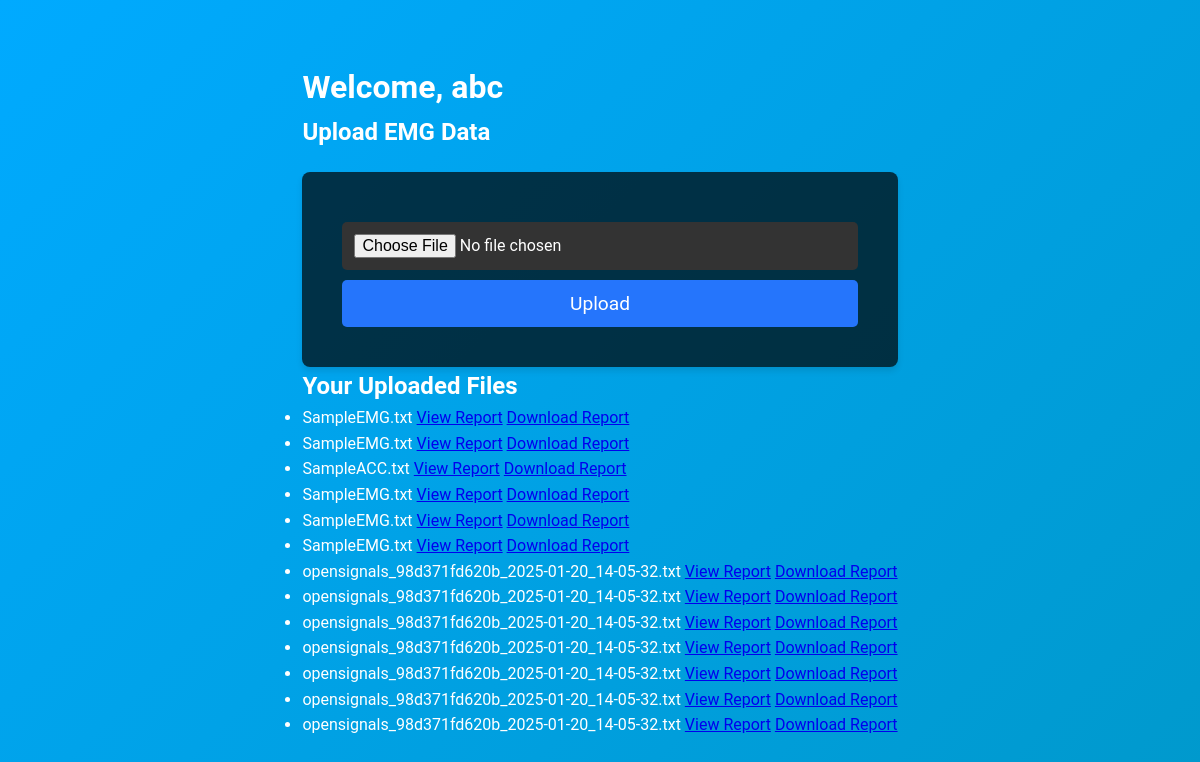
/user_dashboard (signed in), run on the app's committed database.
### app.py (models this page shows)
class User(db.Model):
    id = db.Column(db.Integer, primary_key=True)
    username = db.Column(db.String(150), unique=True, nullable=False)
    password = db.Column(db.String(150), nullable=False)
    files = db.relationship('File', backref='owner', lazy=True)

class File(db.Model):
    id = db.Column(db.Integer, primary_key=True)
    filename = db.Column(db.String(150), nullable=False)
    user_id = db.Column(db.Integer, db.ForeignKey('user.id'), nullable=False)
    chart_path = db.Column(db.String(255), nullable=True)
    result_url = db.Column(db.String(255), nullable=True)

### app.py (the view)
@app.route('/user_dashboard')
@login_required
def user_dashboard():
    user = User.query.get(session['user_id'])
    files = File.query.filter_by(user_id=user.id).all()
    return render_template('user_dashboard.html', user=user, files=files)

### app.py (called while the page is built)
def login_required(f):
    @wraps(f)
    def decorated_function(*args, **kwargs):
        if 'user_id' not in session:
            flash('You must be logged in to access this page.', 'warning')
            return redirect(url_for('login'))
        return f(*args, **kwargs)
    return decorated_function

### templates/user_dashboard.html (shortened to what this page needs)
<!DOCTYPE html>
<html lang="en">
<head>
    <link rel="stylesheet" href="{{ url_for('static', filename='css/styles.css') }}">
</head>
<body>
    <div class="dashboard-container">
        <h1>Welcome, {{ user.username }}</h1>
        <div class="file-upload">
            <h2>Upload EMG Data</h2>
            <form id="uploadForm" method="POST" action="{{ url_for('upload_file') }}" enctype="multipart/form-data">
                <input type="file" name="file" id="fileInput" accept=".txt" required />
                <button type="submit">Upload</button>
            </form>
        </div>
        <div class="file-history">
            <h2>Your Uploaded Files</h2>
            <ul>
                {% for file in files %}
                <li>
                    {{ file.filename }}
                    <a href="{{ file.result_url }}" class="btn btn-primary">View Report</a>
                    <a href="{{ url_for('download_pdf') }}" class="btn btn-secondary">Download Report</a>
                </li>
                {% endfor %}
            </ul>
        </div>
    </div>
</body>
</html>

### static/css/styles.css (style rules this page uses)
* { margin: 0; padding: 0; box-sizing: border-box; font-family: 'Roboto', sans-serif; }
body { background: linear-gradient(135deg, #6a11cb 0%, #2575fc 100%); color: #fff; font-size: 16px; line-height: 1.6; }
form { background: rgba(0, 0, 0, 0.7); padding: 40px; margin-top: 20px; border-radius: 8px; box-shadow: 0 4px 6px rgba(0, 0, 0, 0.1); }
form input[type="text"], form input[type="password"], form input[type="email"], form input[type="file"] { width: 100%; padding: 12px; margin: 10px 0; border: none; border-radius: 5px; background: #333; color: #fff; font-size: 1em; transition: background 0.3s ease; }
form button { background: #2575fc; color: #fff; padding: 12px 20px; border: none; border-radius: 5px; cursor: pointer; font-size: 1.2em; width: 100%; transition: background 0.3s ease; }
input[type="file"] { padding: 12px; background: #6a11cb; cursor: pointer; color: #fff; border-radius: 5px; width: auto; margin-top: 10px; }
body { font-family: 'Roboto', sans-serif; margin: 0; padding: 0; background: linear-gradient(135deg, #00aaff, #0099cc); display: flex; justify-content: center; align-items: center; height: 100vh; }

### data on the page
User: username "abc"
File: filename "SampleEMG.txt"
File: filename "SampleEMG.txt"
File: filename "SampleACC.txt"
File: filename "SampleEMG.txt"
File: filename "SampleEMG.txt"
File: filename "SampleEMG.txt"
File: filename "opensignals_98d371fd620b_2025-01-20_14-05-32.txt"
File: filename "opensignals_98d371fd620b_2025-01-20_14-05-32.txt"
File: filename "opensignals_98d371fd620b_2025-01-20_14-05-32.txt"
File: filename "opensignals_98d371fd620b_2025-01-20_14-05-32.txt"
File: filename "opensignals_98d371fd620b_2025-01-20_14-05-32.txt"
File: filename "opensignals_98d371fd620b_2025-01-20_14-05-32.txt"
File: filename "opensignals_98d371fd620b_2025-01-20_14-05-32.txt"
